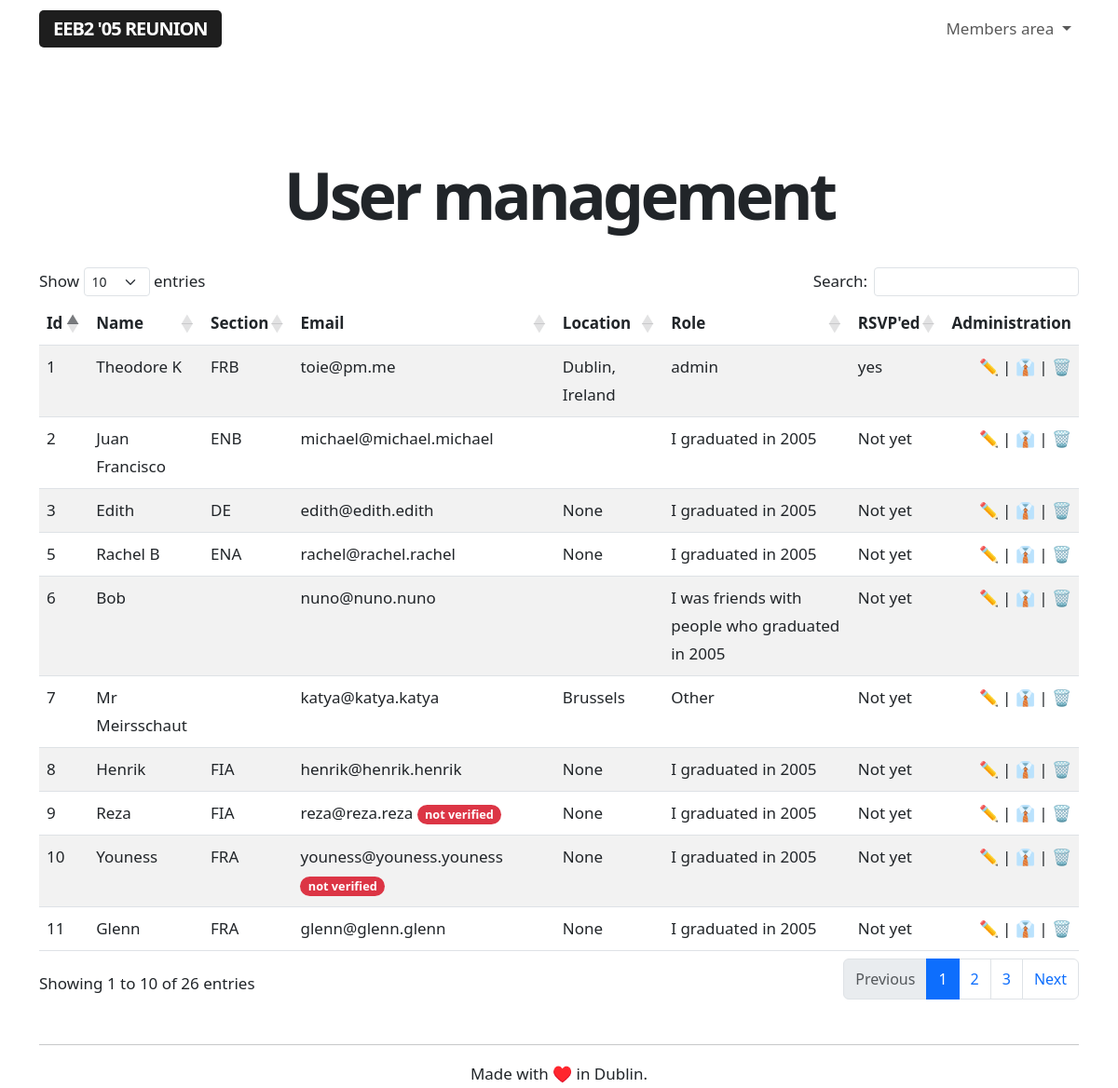
The app's page /admin/users (signed in) with its own data.
### app/models.py (models this page shows, shortened)
class User(UserMixin, db.Model):
    id = db.Column(db.Integer, primary_key=True)
    username = db.Column(db.String(64), index=True, unique=True)
    name = db.Column(db.String(64), index=True, unique=False)
    section = db.Column(db.String(64), index=True, unique=False)
    email = db.Column(db.String(120), index=True, unique=True)
    password_hash = db.Column(db.String(128))
    role = db.Column(db.String(64), index=True, unique=False)
    rsvp = db.Column(db.String(64), index=True, unique=False)
    avatar = db.Column(db.String(64), index=True, unique=False)
    currentlocation = db.Column(db.String(64), index=True, unique=False)
    verified = db.Column(db.String(64), index=True, unique=False)
    facebook = db.Column(db.String(64), index=True, unique=False)
    twitter = db.Column(db.String(64), index=True, unique=False)
    instagram = db.Column(db.String(64), index=True, unique=False)
    linkedin = db.Column(db.String(64), index=True, unique=False)
    snapchat = db.Column(db.String(64), index=True, unique=False)
    reddit = db.Column(db.String(64), index=True, unique=False)
    mastodon = db.Column(db.String(64), index=True, unique=False)
    tiktok = db.Column(db.String(64), index=True, unique=False)

### app/routes.py (the view)
@app.route('/admin/users', methods=['GET'])
@login_required
def adminusermanagement():
    if current_user.role == 'admin':
        users = User.query.order_by(User.id.asc())
    else:
        flash('This is a restricted area.')
        return redirect(url_for('index'))
    return render_template("user_management.html", title='User management',
        users=users)

### app/models.py (called while the page is built)
@login.user_loader
def load_user(id):
    return User.query.get(int(id))

### app/templates/user_management.html (shortened to what this page needs)
{% extends "base.html" %}
{% block content %}
<div class="title">
    <h1>User management</h1>
</div>
<br>
<br>
<table id="usermanagementtable" class="table table-striped">
  <thead>
    <tr>
        <th>Id</th>
        <th>Name</th>
        <th>Section</th>
        <th>Email</th>
        <th>Location</th>
        <th>Role</th>
        <th>RSVP'ed</th>
        <th>Administration</th>
    </tr>
  </thead>
  <tbody>
    {% for user in users %}
        {% include '_users.html' %}
    {% endfor %}
  </tbody>
</table>
{% endblock %}

### app/templates/_users.html
<tr>
    <td>{{ user.id }}</td>
    <td>{{ user.name }}</td>
    <td>{{ user.section }}</td>
    {% if user.verified == 'yes' %}
    <td>{{ user.email }}</td>
    {% else %}
    <td>{{ user.email }} <a href="{{ url_for('toggleverify', userid=user.id) }}"><span class="badge rounded-pill bg-danger">not verified</span></a></td>
    {% endif%}
    <td>{{ user.currentlocation }}</td>
    <td>{{ user.role }}</td>
    <td>{{ user.rsvp }}</td>
        <td class="aligniconsright"><a class="nolinkdecoration" href="{{ url_for('user', userid = user.id) }}">✏️</a> | <a class="nolinkdecoration" href="{{ url_for('toggleadmin', userid = user.id) }}">👔</a> | <a class="nolinkdecoration" href="{{ url_for('delete_user', userid=user.id) }}">🗑️</a></td>
</tr>

### app/static/styles.css (style rules this page uses)
body { font-size: 17px !important; line-height: 30px !important; }
h1 { font-size: 70px !important; letter-spacing: -4px; text-align: center; font-weight: 800 !important; line-height: 75px !important; }
.aligniconsright { text-align: right; }
.title h1 { margin-bottom: -20px !important; margin-top: 40px; }
.nolinkdecoration { text-decoration: none; }

### records on screen
User: id "1", name "Theodore K", section "FRB", email "toie@pm.me", currentlocation "Dublin, Ireland", role "admin", rsvp "yes"
User: id "2", name "Juan Francisco", section "ENB", email "michael@michael.michael", role "I graduated in 2005", rsvp "Not yet"
User: id "3", name "Edith", section "DE", email "edith@edith.edith", currentlocation "None", role "I graduated in 2005", rsvp "Not yet"
User: id "5", name "Rachel B", section "ENA", email "rachel@rachel.rachel", currentlocation "None", role "I graduated in 2005", rsvp "Not yet"
User: id "6", name "Bob", email "nuno@nuno.nuno", role "I was friends with people who graduated in 2005", rsvp "Not yet"
User: id "7", name "Mr Meirsschaut", email "katya@katya.katya", currentlocation "Brussels", role "Other", rsvp "Not yet"
User: id "8", name "Henrik", section "FIA", email "henrik@henrik.henrik", currentlocation "None", role "I graduated in 2005", rsvp "Not yet"
User: id "9", name "Reza", section "FIA", email "reza@reza.reza", currentlocation "None", role "I graduated in 2005", rsvp "Not yet"
User: id "10", name "Youness", section "FRA", email "youness@youness.youness", currentlocation "None", role "I graduated in 2005", rsvp "Not yet"
User: id "11", name "Glenn", section "FRA", email "glenn@glenn.glenn", currentlocation "None", role "I graduated in 2005", rsvp "Not yet"
